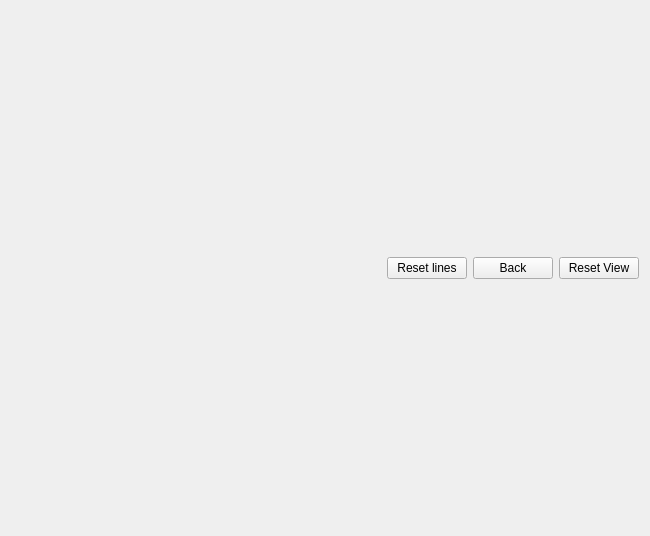
<?xml version="1.0" encoding="UTF-8"?>
<ui version="4.0">
 <class>ImageTableEdit</class>
 <widget class="QWidget" name="ImageTableEdit">
  <property name="geometry">
   <rect>
    <x>0</x>
    <y>0</y>
    <width>650</width>
    <height>536</height>
   </rect>
  </property>
  <property name="windowTitle">
   <string>Form</string>
  </property>
  <layout class="QVBoxLayout" name="verticalLayout">
   <item>
    <layout class="QGridLayout" name="gridLayout">
     <item row="0" column="0">
      <layout class="QVBoxLayout" name="layView"/>
     </item>
    </layout>
   </item>
   <item>
    <layout class="QHBoxLayout" name="horizontalLayout">
     <item>
      <spacer name="horizontalSpacer">
       <property name="orientation">
        <enum>Qt::Horizontal</enum>
       </property>
       <property name="sizeHint" stdset="0">
        <size>
         <width>40</width>
         <height>20</height>
        </size>
       </property>
      </spacer>
     </item>
     <item>
      <widget class="QPushButton" name="pBResetLines">
       <property name="text">
        <string>Reset lines</string>
       </property>
      </widget>
     </item>
     <item>
      <widget class="QPushButton" name="pBBack">
       <property name="text">
        <string>Back</string>
       </property>
       <property name="shortcut">
        <string>Ctrl+Z</string>
       </property>
      </widget>
     </item>
     <item>
      <widget class="QPushButton" name="pBResetView">
       <property name="text">
        <string>Reset View</string>
       </property>
       <property name="shortcut">
        <string>Ctrl+R</string>
       </property>
      </widget>
     </item>
    </layout>
   </item>
  </layout>
 </widget>
 <resources/>
 <connections/>
</ui>
